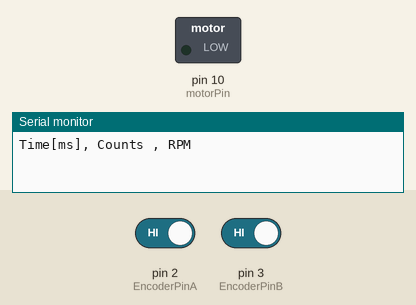
Bench run of a sketch on a simulated Arduino Uno, built with avr-gcc and run on an emulated ATmega328P. On the bench: switched loads named in the sketch (green lamp = pin HIGH), the last lines printed to the serial monitor. The inputs (shaded band) are chosen by the test bench; at power-on: pin 2 (EncoderPinA) HIGH, pin 3 (EncoderPinB) HIGH.

Above: at 0.1 s.
At 5.1 s:
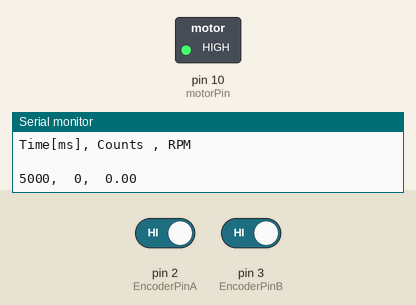
Timing chart, 0 to 6.6 s (numbered marks = the images above):
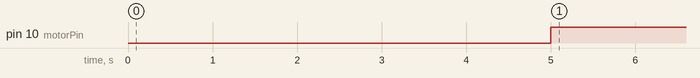

Measured:
- by itself, pin 10 (motorPin): LOW → HIGH at 5.0 s

The sketch:

Lab7_starter_code.ino
```cpp
//Setting up interrupt pins
#define EncoderInterruptA 0
#define EncoderInterruptB 1
#define EncoderPinA 2 //Must be pin 2 (Only pin 2 and 3 are interrupt pins)
#define EncoderPinB 3 //Must be pin 3

const byte motorPin = 10; // Define pin 10
volatile byte state = LOW; //the initial state
float RPM = 0 ; // RPM
float dcount = 0; // count


unsigned long t1=0;
unsigned long t0=0;
unsigned long dt=0;
unsigned long st=500;

//Defines variables for pin states
volatile bool EncoderASet;
volatile bool EncoderBSet;
volatile bool EncoderAPrev;
volatile bool EncoderBPrev;

volatile long EncoderTicks = 0; //Initializing Tick COunter
volatile long PrevEncoderTicks = 0;
float MotorCPR = 542; //CHANGE TO CORRECT CPR

void setup()
{
  pinMode(motorPin, OUTPUT);  // sets the pin as output
  pinMode(EncoderPinA, INPUT);      // sets pin A as input
  digitalWrite(EncoderPinA, LOW);  // turn on pullup resistors
  pinMode(EncoderPinB, INPUT);      // sets pin B as input
  digitalWrite(EncoderPinB, LOW);  // turn on pullup resistors

  attachInterrupt(digitalPinToInterrupt(EncoderPinA), HandleMotorInterruptA, CHANGE); //Setting up first interrupt
  attachInterrupt(digitalPinToInterrupt(EncoderPinB), HandleMotorInterruptB, CHANGE); //Setting up second interrupt
  Serial.begin(115200);
  Serial.println("Time[ms], Counts , RPM");
  Serial.println(" ");
  analogWrite(motorPin,255*0);//Initial PWM volts
  delay(5000);
}

void loop()
{

    t1 = millis();   // Reset the delta_time
    dt = t1-t0;
    if (dt >= st) {           // While dt is smaller than the sample time ...
      dcount = abs(EncoderTicks - PrevEncoderTicks);
      RPM = (dcount*60*1000)/(542*dt);
      print_count();
      PrevEncoderTicks = EncoderTicks;

      t0 = millis();   // ... stay in this loop checking the clock.
    }

    analogWrite(motorPin,255*1); // Sends PWM signal to our motor controller

}


// Interrupt service routine for Channel A
void HandleMotorInterruptA(){
  //Read Encoder Pins
  EncoderBSet = digitalRead(EncoderPinB);
  EncoderASet = digitalRead(EncoderPinA);

  EncoderTicks+=ParseEncoder(); //either incremensts encoder up or down

  //Stores previous encoder value
  EncoderAPrev = EncoderASet;
  EncoderBPrev = EncoderBSet;
}

// Interrupt service routine for Channel B
void HandleMotorInterruptB(){
  //Read Encoder Pins
  EncoderBSet = digitalRead(EncoderPinB);
  EncoderASet = digitalRead(EncoderPinA);

  EncoderTicks+=ParseEncoder(); //either incremensts encoder up or down

  //Stores previous encoder value
  EncoderAPrev = EncoderASet;
  EncoderBPrev = EncoderBSet;
}

//Checks if count needs to go up or down based off previous and current states of channels
int ParseEncoder(){
  if(EncoderAPrev && EncoderBPrev){
    if(!EncoderASet && EncoderBSet) return 1;
    if(EncoderASet && !EncoderBSet) return -1;
  }else if(!EncoderAPrev && EncoderBPrev){
    if(!EncoderASet && !EncoderBSet) return 1;
    if(EncoderASet && EncoderBSet) return -1;
  }else if(!EncoderAPrev && !EncoderBPrev){
    if(EncoderASet && !EncoderBSet) return 1;
    if(!EncoderASet && EncoderBSet) return -1;
  }else if(EncoderAPrev && !EncoderBPrev){
    if(EncoderASet && EncoderBSet) return 1;
    if(!EncoderASet && !EncoderBSet) return -1;
  }
}

void print_count(){
    Serial.print(t1);                      // Print data to serial monitor
    Serial.print(",  ");
    Serial.print(EncoderTicks);
    Serial.print(",  ");
    Serial.println(RPM);
}
```
